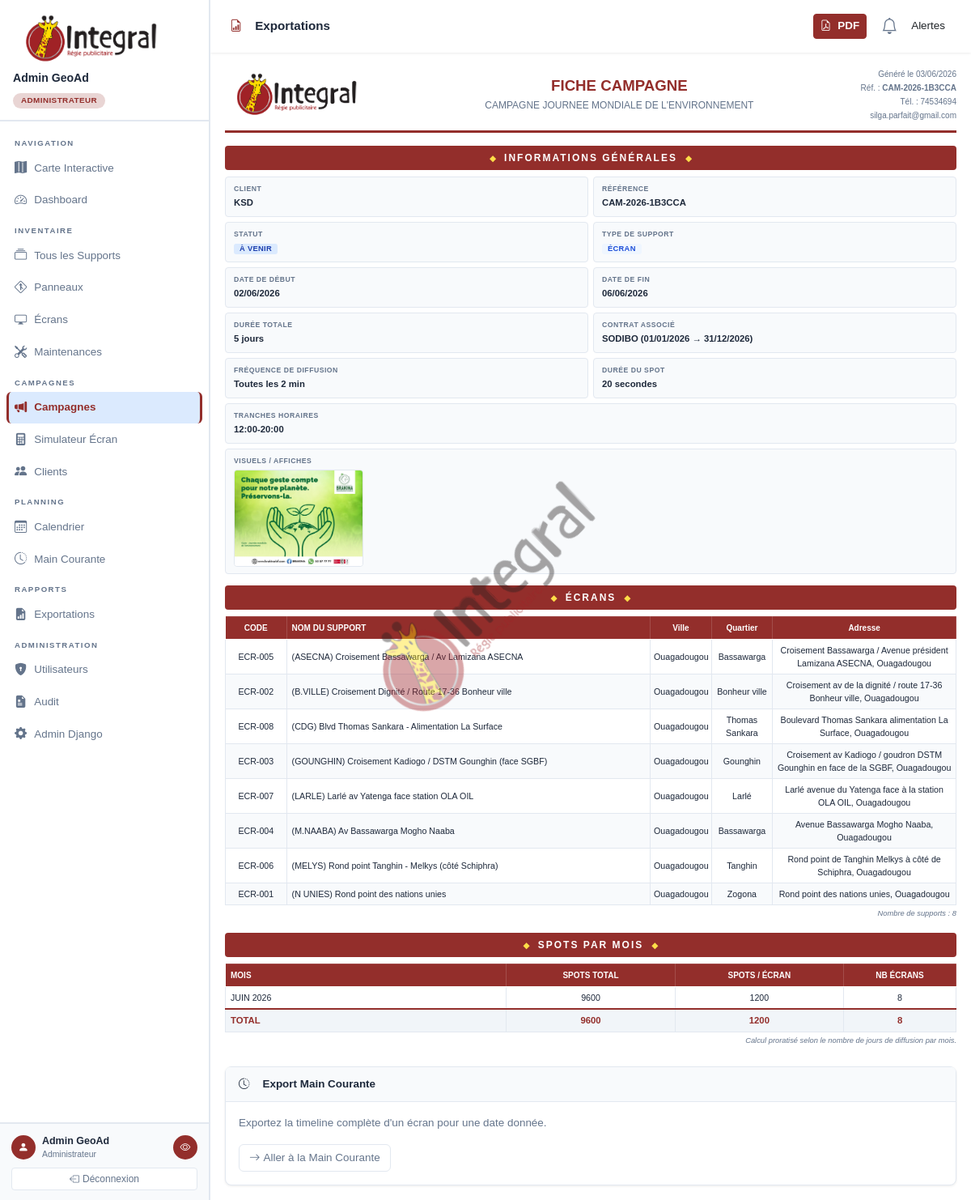
The page /reports/campagne/2637/preview/ (signed in) on the database as committed earlier.
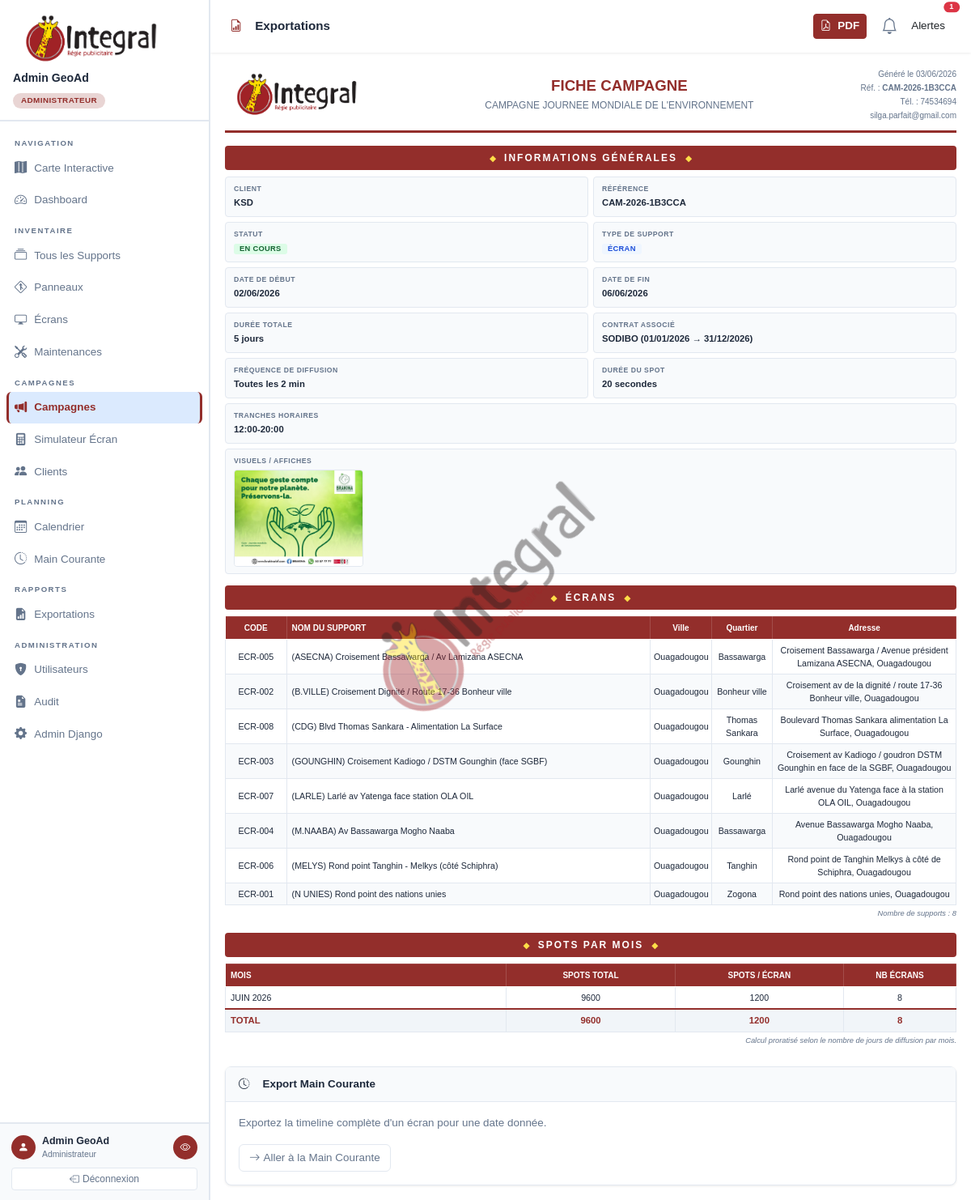
The same page on the database as committed later.
### reports/views.py (the view)
# urls.py: path('campagne/<int:pk>/preview/', views.PreviewCampagnePdfView.as_view(), name='campagne_preview'),
class PreviewCampagnePdfView(ClientStaffRequiredMixin, View):
    def get(self, request, pk):
        campagne = get_object_or_404(
            Campagne.objects.select_related("client", "contrat")
                            .prefetch_related("lignes__support", "lignes__face"),
            pk=pk,
        )
        return render(
            request,
            "reports/apercu_campagne.html",
            _build_context_campagne(campagne),
        )

### accounts/models.py (called while the page is built)
def get_choice_label(instance, field_name, choices):
    value = getattr(instance, field_name)
    return dict(choices).get(value, value)

    def get_role_display(self):
        return get_choice_label(self, 'role', self.ROLE_CHOICES)

    @property
    def is_admin(self):
        return self.role == self.ROLE_ADMIN or self.is_superuser

    @property
    def is_technicien(self):
        return self.role == self.ROLE_TECHNICIEN

    @property
    def is_client(self):
        return self.role == self.ROLE_CLIENT

### campaigns/context_processors.py (called while the page is built)
def alerts_data(request):
    return {'alertes': get_cached_alertes()}

### campaigns/models.py (called while the page is built)
def calculer_duree_tranches(tranches: str) -> float:
    total_heures = 0.0
    if not tranches:
        return total_heures
    plages = tranches.split(",")
    for plage in plages:
        debut_str, fin_str = plage.split("-")
        debut = datetime.strptime(debut_str.strip(), "%H:%M")
        fin = datetime.strptime(fin_str.strip(), "%H:%M")
        duree = (fin - debut).total_seconds() / 3600
        total_heures += duree
    return total_heures

    def get_nom(self):
        if self.nom:
            return f"{self.nom} \n ({self.date_debut:%d/%m/%Y} → {self.date_fin:%d/%m/%Y})"
        return self.__str__()

### templates/reports/apercu_campagne.html (shortened to what this page needs)
{% extends 'base.html' %}
{% block topbar_title %}<i class="bi bi-file-earmark-bar-graph me-2" style="color:var(--color-primary)"></i>Exportations{% endblock %}
{% block topbar_actions %}
  <div class="btn-group" role="group">
    <a href="{% url 'export_campagne_pdf' campagne.pk %}" class="btn btn-primary btn-sm"><i class="bi bi-file-earmark-pdf me-2"></i>PDF</a>
  </div>
{% endblock %}
{% block content %}
  {%  include  'reports/campagne_pdf.html' %}
<div class="card mt-4">
  <div class="card-header"><i class="bi bi-clock-history me-2"></i>Export Main Courante</div>
  <div class="card-body">
    <p style="color:var(--text-muted);font-size:.84rem">Exportez la timeline complète d'un écran pour une date donnée.</p>
    <a href="{% url 'main_courante' %}" class="btn btn-outline-secondary">
      <i class="bi bi-arrow-right me-1"></i>Aller à la Main Courante
    </a>
  </div>
</div>
{% endblock %}

### templates/base.html (shortened to what the changed rows need)
{% load static %}
<!doctype html>
<html lang="fr">
  <head>
    <link href="https://cdn.jsdelivr.net/npm/bootstrap@5.3.2/dist/css/bootstrap.min.css" rel="stylesheet" />
    <link href="https://cdn.jsdelivr.net/npm/bootstrap-icons@1.11.3/font/bootstrap-icons.css" rel="stylesheet" />
    <link rel="stylesheet" href="https://unpkg.com/leaflet@1.9.4/dist/leaflet.css" />
  </head>
  <body>
    <div class="main-wrap">
      <header class="topbar">
        <div class="dropdown">
          <a class="nav-link position-relative d-inline-flex align-items-center cursor-pointer px-2"
            id="alertsDropdown" role="button"
            data-bs-toggle="dropdown" aria-expanded="false">
            <div class="icon-wrapper">
              <i class="bi bi-bell fs-5"></i>
              {% if alertes %}
              <span class="position-absolute top-0 start-100 translate-middle badge rounded-pill bg-danger border border-2 border-white alert-badge">
                {{ alertes|length }}
              </span>
              {% endif %}
            </div>
          </a>
        </div>
      </header>
      <div class="page-content {% block full_page %}{% endblock %}">
        {% block content %}{% endblock %}
      </div>
    </div>
  </body>
</html>

### templates/reports/campagne_pdf.html (shortened to what the changed rows need)
{% load static %}
<!DOCTYPE html>
<html lang="fr">
<head>
</head>
<body class="watermarked">
<div class="fiche">
    <div class="fiche-bloc">
        <div class="fiche-value">
            <span class="badge badge-{{ campagne.statut }}">{{ infos.statut }}</span>
        </div>
    </div>
</div>
<table>
    <colgroup>
    </colgroup>
    <thead>
        <tr>
            <th>CODE</th>
            <th class="left">NOM DU SUPPORT</th>
            <th>Ville</th>
            <th>Quartier</th>
            <th>Adresse</th>
        </tr>
    </thead>
</table>
{% if spots_par_mois %}
<table>
    <colgroup>
    </colgroup>
    <thead>
        <tr>
            <th class="left">MOIS</th>
            <th>SPOTS TOTAL</th>
            <th>SPOTS / ÉCRAN</th>
            <th>NB ÉCRANS</th>
        </tr>
    </thead>
</table>
{% endif %}
</body>
</html>

Rows that differ between the two databases and show on the page:
changed Campagne "CAMPAGNE JOURNEE MONDIALE DE L'ENVIRONNEMENT": statut "a_venir" → "en_cours" (drawn)
Other text that changed with them:
{{ alertes|length }}: (not shown) → "1"
{{ infos.statut }}: "À VENIR" → "EN COURS"
